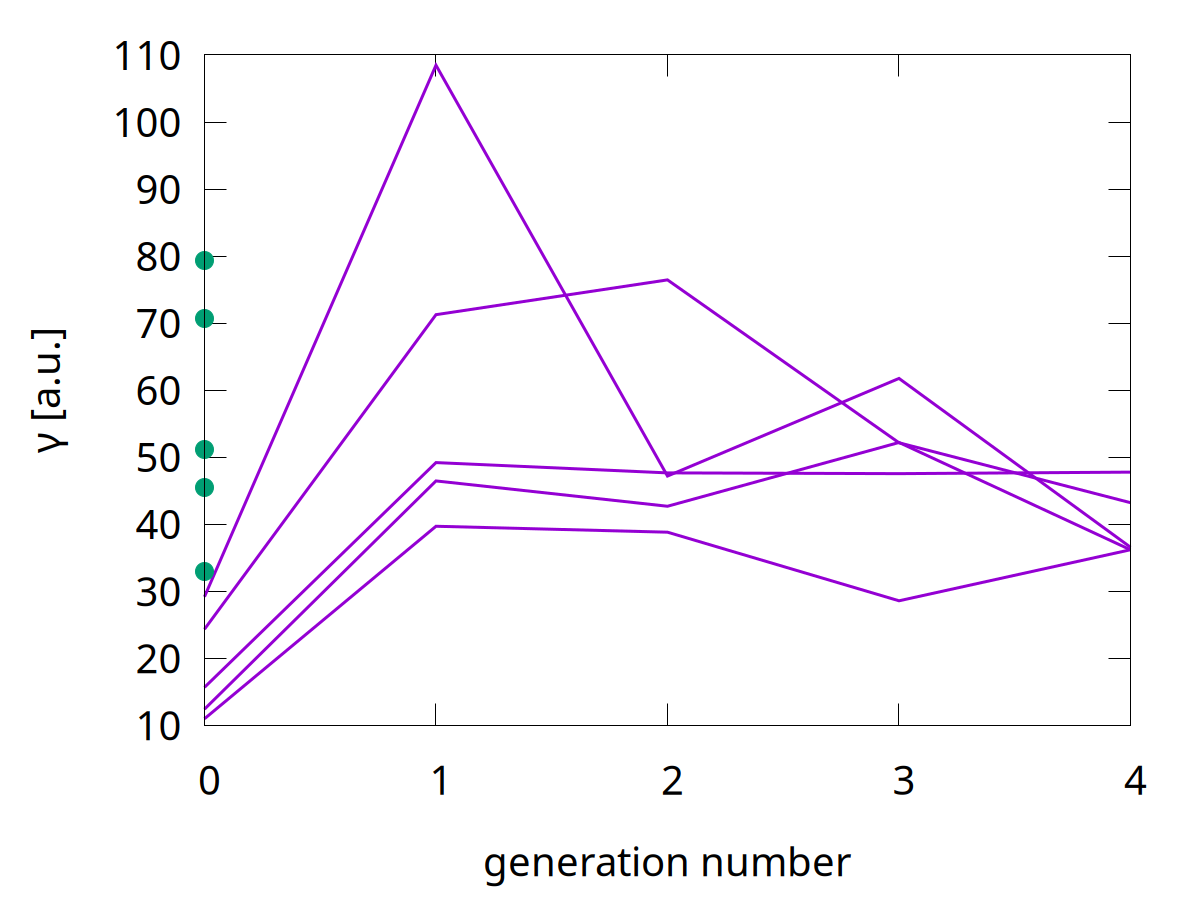

This figure's gnuplot source:
#!/usr/bin/gnuplot 

set term pngcairo size 1200, 900 font ",30"
set out "gen-G.png"
#set term svg
#set out "gen-G.svg"
filename="../../db_final.gen.tsv"
width=3
set xlabel "generation number"
set ylabel "{/Symbol g} [a.u.]"  
set xtics 0,1
#set range

#plot [1:4] filename u 1:4 w l lw width notitle
plot filename every :::1 u 1:4 w l lw width notitle ,\
    filename every :::0::0 u 1:4 pt 7 ps width notitle

#pause -1
